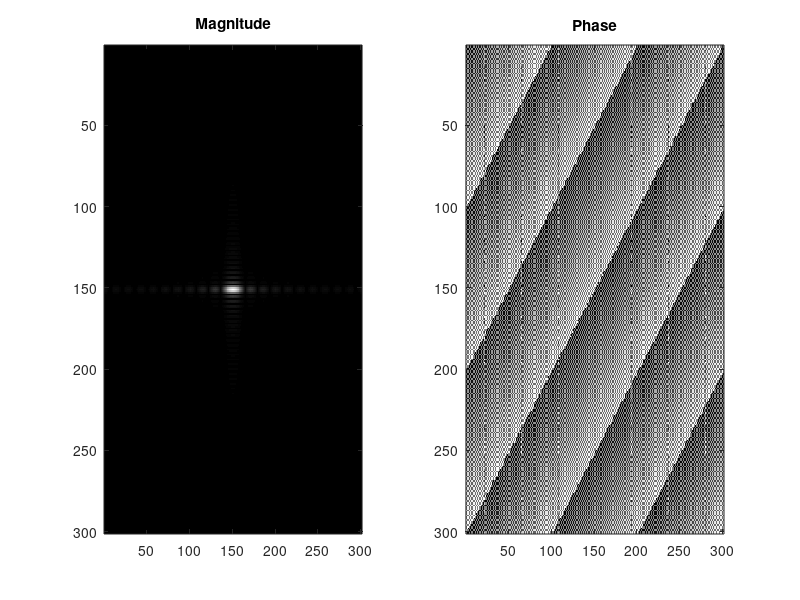
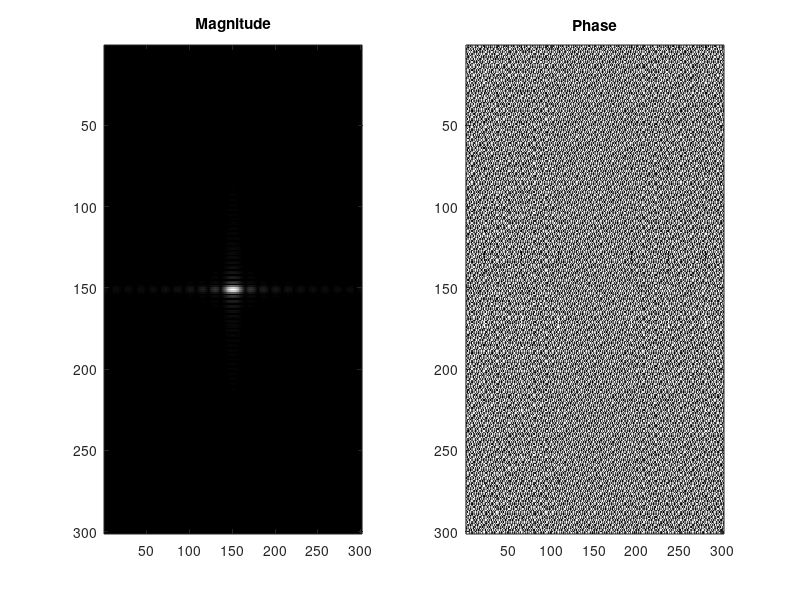
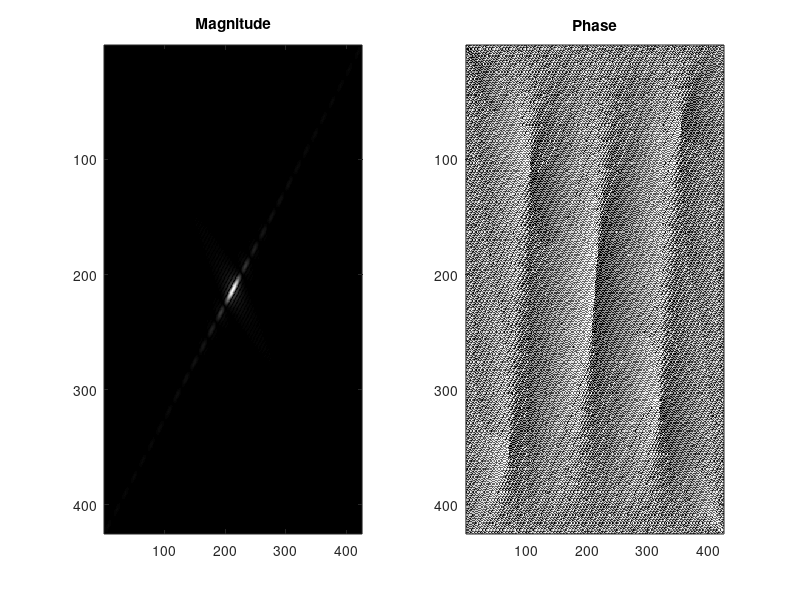
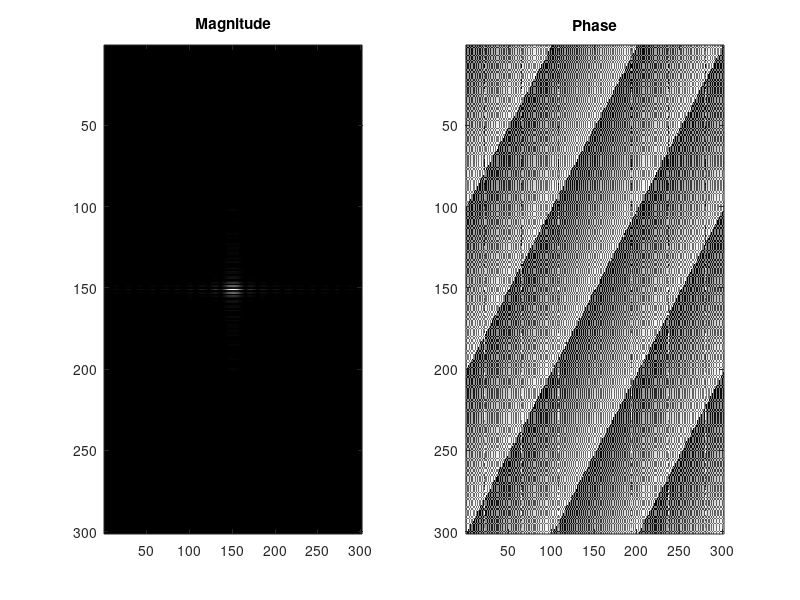

Recreate these plots in MATLAB, in order. (Note: this script raises an error after producing the figures.)
%Lab 5 
%Maia Tajwar Abrar Aleef
clc;
clear all;
close all;

%1.1
%Generating an image with one zeros of 301x301 pixels
img = zeros(301,301);
img(100:200, 140:160) = 255; %declaring a region in the center of the image and making it white
figure(1);
imshow(img) %showing final image

%1.2
%Here we are computing FFT of the image with center shift and outputinh
%Magnitude and phase spectrum of image
imgFreq = fftshift(fft2(img));
figure(1);
subplot(121); imagesc(abs(imgFreq)); colormap('gray'); title('Magnitude')
subplot(122); imagesc(angle(imgFreq)/pi*180); colormap('gray'); title('Phase')

%1.3
img = zeros(301,301);
img(100:200, 140:160) = 255;

%Declaring a new translated version of the first image and computing its
%FFt with shift and displaying its magnitude spectrum and phase spectrum
imgTrans = zeros(301,301);
imgTrans(150:250, 160:180) = 255;
imgFreq = fftshift(fft2(imgTrans));
figure();
subplot(121); imagesc(abs(imgFreq)); colormap('gray'); title('Magnitude')
subplot(122); imagesc(angle(imgFreq)/pi*180); colormap('gray'); title('Phase')


%Now rotating the image to 45 degrees and computing its
%FFt with shift and displaying its magnitude spectrum and phase spectrum
imgRot = imrotate(img, 45)
imgFreq = fftshift(fft2(imgRot));
figure();
subplot(121); imagesc(abs(imgFreq)); colormap('gray'); title('Magnitude')
subplot(122); imagesc(angle(imgFreq)/pi*180); colormap('gray'); title('Phase')



%Declaring a new another version of the first image and computing its
%FFt with shift and displaying its magnitude spectrum and phase spectrum
img2 = zeros(301,301);
img2(20:120, 140:160) = 255;
img2(180:280, 140:160) = 255;
imgFreq = fftshift(fft2(img2));
figure();
subplot(121); imagesc(abs(imgFreq)); colormap('gray'); title('Magnitude')
subplot(122); imagesc(angle(imgFreq)/pi*180); colormap('gray'); title('Phase')


%Declaring a new version of the first image again and computing its
%FFt with shift and displaying its magnitude spectrum and phase spectrum
img3 = zeros(301,301)
img3(100:200, 145:155) = 255
imgFreq = fftshift(fft2(img3));
figure();
subplot(121); imagesc(abs(imgFreq)); colormap('gray'); title('Magnitude')
subplot(122); imagesc(angle(imgFreq)/pi*180); colormap('gray'); title('Phase')


%observations are that translated image shows no change in magnitude
%spectrum but has change in phase spectrum. The rotated imaged has change
%in both magnitude and phase spectrum. 

%1.4
Im=0;
N=64;
T=1;
Ts=T/N;
Fs=1/Ts;
df=Fs/N;
Im(N/8:N/4,N/4+1:N/2)=1;
Im(1:N/4,N/2+1:N)=Im;
Im(N/4+1:N/2,:) = Im;
Im(N/2+1:3*N/4,:) = Im(1:N/4,:);
Im(3*N/4+1:N,:) = Im(1:N/4,:);
%Calculating FFt and displaying the magnitude and phase spectrum
imgFreq = fftshift(fft2(Im));
figure();
subplot(121); imagesc(abs(imgFreq)); colormap('gray'); title('Magnitude')
subplot(122); imagesc(angle(imgFreq)/pi*180); colormap('gray'); title('Phase')

Ifu = imgFreq(N/2+1,:); %taking the values at the middle rows of FFT
Ifv = imgFreq(:,N/2+1); % taking values at the middle column of FFT
fr = (-N/2 : N/2-1);

%Displaying the row and column of If(u,0) and If(0,v) in both magnitude and
%phase
figure; 
subplot(121); 
plot(fr,abs(Ifu));  
title('Magnitude of If(u,0)')
subplot(122); 
plot(fr,angle(Ifu)/pi*180);  
title('Phase of If(u,0)');
figure; 
subplot(121);
plot(fr,abs(Ifv));  
title('Magnitude of f(0,v)');
subplot(122); 
plot(fr,angle(Ifv)/pi*180);  
title('Phase of f(0,v)');

%1.6
%reading and showing Lena image
lena= imread('C:\Users\Tajwar Abrar Aleef\Documents\GitHub\DSP-TP-1617\Lab5\images\lena-grey.bmp')
figure();
imshow(lena)

%Calculating FFT of lena and displaying its magnitude and phase spectrum
imgFreq = fftshift(fft2(lena));
figure();
subplot(121); imagesc(abs(imgFreq)); colormap('gray'); title('Magnitude')
subplot(122); imagesc(angle(imgFreq)/pi*180); colormap('gray'); title('Phase')
imgFreq = (fft2(lena));

%Reconstructiong image from the FFT first using magnitude and then phase
magnitude_lena=abs(imgFreq);
phase_lena=angle(imgFreq);
%performing inverse fourier transform to get back the image
ifft_mag=ifftshift(ifft2(magnitude_lena)); 
ifft_phase=ifft2(exp(1i*phase_lena));%using phase the reconstructed image has more information about the edges
figure();
imshow(ifft_mag, []);
title('Recovered Lena from Magnitude');
figure();
imshow(ifft_phase,[]);
title('Recovered Lena from Phase');
 

%1.7

sobel_filter_matrix=[-1 0 1; -2 0 2; -1 0 1];
%determining the size of lena and the sobel filter matrix
image_size = size(lena);
matrix_size = size(sobel_filter_matrix);
%finding the size of the padding required by adding the image size and
%matrix size and substracting 1
padding_size = image_size + matrix_size - 1;


%calculating the DFt of the two matrix
dft_lena = fft2(double(lena), padding_size(1), padding_size(2));
dft_sobel_matrix = fft2(double(sobel_filter_matrix), padding_size(1), padding_size(2));

%fourier space multiplication
multiplied_dft = dft_sobel_matrix.*dft_lena;
inverse_fft = ifft2(multiplied_dft);
%cropping to original size
inverse_fft = inverse_fft(2:size(lena,1)+1, 2:size(lena,2)+1);

figure;
imshow(inverse_fft,[]);%displaying final output
